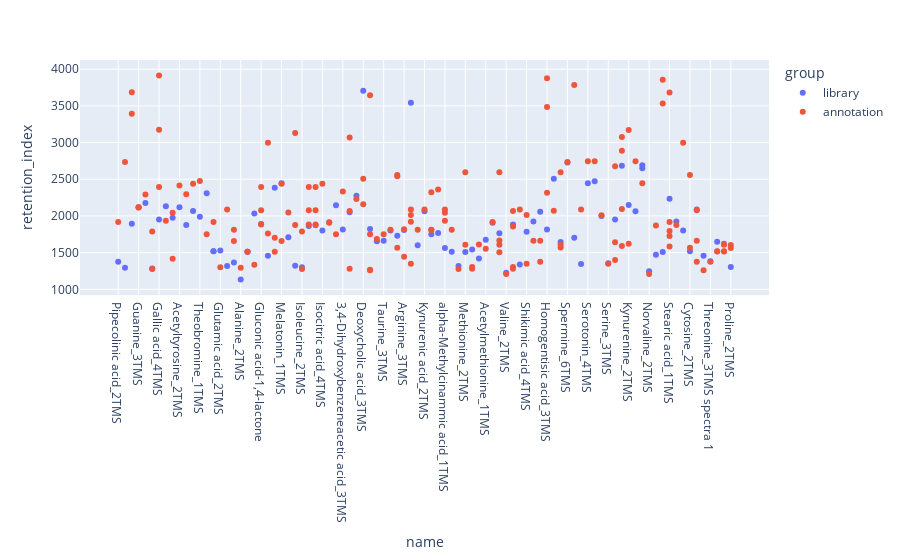

Source (notebook cell):
### Code cell
fig = px.scatter(merged_data, x="name", y="retention_index", color = "group")

fig.show()

### Figure 1 — Plotly figure (JSON) as saved in the notebook; plotly's stock layout.template omitted (floating-point values rounded to 4 significant figures; data arrays with more than 128 entries replaced by an {"elided": "..."} marker saying what was removed)
{"data": [{"hovertemplate": "group=library<br>name=%{x}<br>retention_index=%{y}<extra></extra>", "legendgroup": "library", "marker": {"color": "#636efa", "symbol": "circle"}, "mode": "markers", "name": "library", "orientation": "v", "showlegend": true, "type": "scatter", "x": ["Pipecolinic acid_2TMS", "Pipecolinic acid_1TMS", "Syringic acid_2TMS", "Guanine_3TMS", "Guanine_4TMS", "Leucine_2TMS", "Gallic acid_4TMS", "trans-Caffeic acid_3TMS", "cis-Caffeic acid_3TMS", "Acetyltyrosine_2TMS", "Allantoin_4TMS", "Allantoin_3TMS", "Theobromine_1TMS", "Glucose-6-phosphate_6TMS isomer 1", "Pyroglutamic acid_2TMS", "Glutamic acid_2TMS", "Succinic acid_1TMS", "Alanine_3TMS", "Alanine_2TMS", "Aspartic acid_3TMS isomer", "3-Indolepropionic acid_1TMS", "Gluconic acid-1,4-lactone", "Methylnicotinamide_1TMS", "Melatonin_2TMS", "Melatonin_1TMS", "Homoveratric_acid_1TMS", "Thymol_1TMS", "Isoleucine_2TMS", "Fructose_5TMS isomer 1", "Fructose_5TMS isomer 2", "Isocitric acid_4TMS", "Histidine_3TMS", "Histidine_4TMS", "3,4-Dihydroxybenzeneacetic acid_3TMS", "Indole-3-acetamide_3TMS", "Tetradecanedioic acid_2TMS", "Deoxycholic acid_3TMS", "Phosphoserine_4TMS", "Pyroglutamic acid_2TMS", "Acetylaspartic acid_3TMS", "Taurine_3TMS", "Citric acid_4TMS", "Orotic acid_3TMS", "Arginine_3TMS", "Maltotriose_11TMS isomer 1", "Hypotaurine_3TMS", "Kynurenic acid_2TMS", "Theanine_3TMS", "Theanine_2TMS", "alpha-Methylcinammic acid_1TMS", "Hydroxyproline_3TMS", "Norleucine_2TMS", "Methionine_2TMS", "Cysteine_3TMS", "beta-Alanine_3TMS", "Acetylmethionine_1TMS", "Lysine_4TMS", "Methionine sulfoxide_3TMS", "Valine_2TMS", "Glucuro-3,6-lactone_3TMS isomer 1", "Itaconic acid_2TMS", "Shikimic acid_4TMS", "Tyrosine_3TMS", "3-Chlorotyrosine_3TMS", "Homogentisic acid_3TMS", "Homocysteine_4TMS", "Homocysteine_3TMS", "Spermine_6TMS", "Cotinine", "Citraconic acid_2TMS", "Serotonin_4TMS", "Serotonin_3TMS", "Xanthine_3TMS", "Serine_3TMS", "Tryptamine_2TMS", "Estradiol_2TMS", "Kynurenine_2TMS", "Dopamine_4TMS", "Estrone_1TMS", "Estrone_1TMS", "Norvaline_2TMS", "Norvaline_3TMS", "Salicylic acid_2TMS", "Stearic acid_1TMS", "Adenine_3TMS", "Hippuric acid_2TMS", "Aspartic acid_3TMS isomer", "Cytosine_2TMS", "Levodopa_4TMS", "2-Methoxybenzoic acid_1TMS", "Threonine_3TMS spectra 1", "2-Oxoadipic acid_2TMS isomer 2", "2-Oxoadipic acid_2TMS isomer 1", "Proline_2TMS"], "xaxis": "x", "y": [1376.0, 1293.0, 1892.0, 2119.0, 2175.0, 1283.0, 1951.0, 2131.0, 1975.0, 2119.0, 1878.0, 2066.0, 1989.0, 2311.0, 1520.0, 1528.0, 1318.0, 1367.0, 1134.0, 1512.0, 2032.0, 1888.0, 1457.0, 2385.0, 2446.0, 1708.0, 1322.0, 1299.0, 1862.0, 1872.0, 1801.0, 1915.0, 2147.0, 1816.0, 2049.0, 2274.0, 3707.0, 1820.0, 1518.0, 1654.0, 1663.0, 1801.0, 1730, 1809.0, 3542.0, 1600.0, 2064.0, 1751.0, 1768.0, 1565.0, 1513.0, 1317.0, 1508.0, 1543.0, 1421.0, 1674.0, 1908.0, 1764.0, 1226.0, 1884.0, 1338.0, 1783.0, 1926.0, 2058.0, 1813.0, 2505.0, 1646.0, 2728.0, 1704.0, 1345.0, 2446.0, 2474.0, 1999.0, 1354.0, 1951.0, 2684.0, 2149.0, 2064.0, 2691.0, 2649.0, 1245.0, 1470.0, 1507.0, 2236.0, 1925.0, 1800.0, 1510.0, 1518.0, 2089.0, 1458.0, 1382.0, 1647.0, 1622.0, 1304.0], "yaxis": "y"}, {"hovertemplate": "group=annotation<br>name=%{x}<br>retention_index=%{y}<extra></extra>", "legendgroup": "annotation", "marker": {"color": "#EF553B", "symbol": "circle"}, "mode": "markers", "name": "annotation", "orientation": "v", "showlegend": true, "type": "scatter", "x": {"elided": "157 str values"}, "xaxis": "x", "y": {"elided": "157 float values"}, "yaxis": "y"}], "layout": {"legend": {"title": {"text": "group"}, "tracegroupgap": 0}, "margin": {"t": 60}, "xaxis": {"anchor": "y", "domain": [0, 1], "title": {"text": "name"}}, "yaxis": {"anchor": "x", "domain": [0, 1], "title": {"text": "retention_index"}}}}
